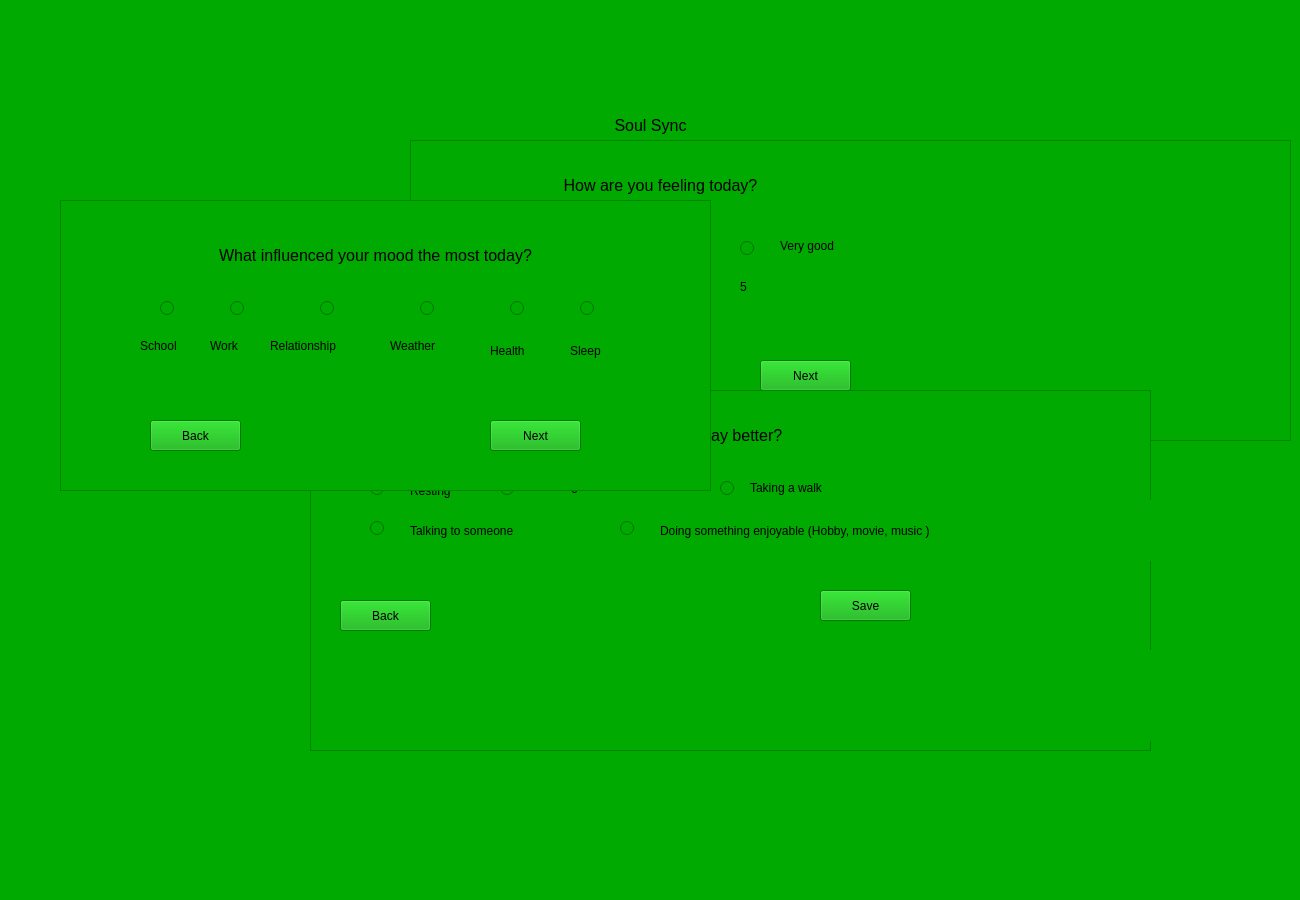
<?xml version="1.0" encoding="UTF-8"?>
<ui version="4.0">
 <class>MoodTrackerWindow</class>
 <widget class="QMainWindow" name="MoodTrackerWindow">
  <property name="geometry">
   <rect>
    <x>0</x>
    <y>0</y>
    <width>1300</width>
    <height>900</height>
   </rect>
  </property>
  <property name="windowTitle">
   <string>MainWindow</string>
  </property>
  <property name="autoFillBackground">
   <bool>false</bool>
  </property>
  <property name="styleSheet">
   <string notr="true">font: 12pt &quot;MS Shell Dlg 2&quot;;
background-color: rgb(0, 170, 0);</string>
  </property>
  <widget class="QWidget" name="centralwidget">
   <widget class="QFrame" name="mood_question1_frame">
    <property name="geometry">
     <rect>
      <x>410</x>
      <y>140</y>
      <width>881</width>
      <height>301</height>
     </rect>
    </property>
    <property name="frameShape">
     <enum>QFrame::StyledPanel</enum>
    </property>
    <property name="frameShadow">
     <enum>QFrame::Raised</enum>
    </property>
    <widget class="QRadioButton" name="mood_rate1">
     <property name="geometry">
      <rect>
       <x>130</x>
       <y>100</y>
       <width>86</width>
       <height>17</height>
      </rect>
     </property>
     <property name="styleSheet">
      <string notr="true">font: 10pt &quot;MS Shell Dlg 2&quot;;</string>
     </property>
     <property name="text">
      <string/>
     </property>
    </widget>
    <widget class="QRadioButton" name="mood_rate2">
     <property name="geometry">
      <rect>
       <x>180</x>
       <y>100</y>
       <width>86</width>
       <height>17</height>
      </rect>
     </property>
     <property name="text">
      <string/>
     </property>
    </widget>
    <widget class="QRadioButton" name="mood_rate3">
     <property name="geometry">
      <rect>
       <x>230</x>
       <y>100</y>
       <width>86</width>
       <height>17</height>
      </rect>
     </property>
     <property name="text">
      <string/>
     </property>
    </widget>
    <widget class="QRadioButton" name="mood_rate4">
     <property name="geometry">
      <rect>
       <x>280</x>
       <y>100</y>
       <width>86</width>
       <height>17</height>
      </rect>
     </property>
     <property name="text">
      <string/>
     </property>
    </widget>
    <widget class="QRadioButton" name="mood_rate5">
     <property name="geometry">
      <rect>
       <x>330</x>
       <y>100</y>
       <width>86</width>
       <height>17</height>
      </rect>
     </property>
     <property name="text">
      <string/>
     </property>
    </widget>
    <widget class="QLabel" name="label_2">
     <property name="geometry">
      <rect>
       <x>130</x>
       <y>140</y>
       <width>47</width>
       <height>13</height>
      </rect>
     </property>
     <property name="styleSheet">
      <string notr="true">font: 10pt &quot;MS Shell Dlg 2&quot;;</string>
     </property>
     <property name="text">
      <string>1</string>
     </property>
    </widget>
    <widget class="QLabel" name="label_3">
     <property name="geometry">
      <rect>
       <x>180</x>
       <y>140</y>
       <width>47</width>
       <height>13</height>
      </rect>
     </property>
     <property name="styleSheet">
      <string notr="true">font: 10pt &quot;MS Shell Dlg 2&quot;;</string>
     </property>
     <property name="text">
      <string>2</string>
     </property>
    </widget>
    <widget class="QLabel" name="label_4">
     <property name="geometry">
      <rect>
       <x>230</x>
       <y>140</y>
       <width>47</width>
       <height>13</height>
      </rect>
     </property>
     <property name="styleSheet">
      <string notr="true">font: 10pt &quot;MS Shell Dlg 2&quot;;</string>
     </property>
     <property name="text">
      <string>3</string>
     </property>
    </widget>
    <widget class="QLabel" name="label_5">
     <property name="geometry">
      <rect>
       <x>280</x>
       <y>140</y>
       <width>47</width>
       <height>13</height>
      </rect>
     </property>
     <property name="styleSheet">
      <string notr="true">font: 10pt &quot;MS Shell Dlg 2&quot;;</string>
     </property>
     <property name="text">
      <string>4</string>
     </property>
    </widget>
    <widget class="QLabel" name="label_6">
     <property name="geometry">
      <rect>
       <x>330</x>
       <y>140</y>
       <width>47</width>
       <height>13</height>
      </rect>
     </property>
     <property name="styleSheet">
      <string notr="true">font: 10pt &quot;MS Shell Dlg 2&quot;;</string>
     </property>
     <property name="text">
      <string>5</string>
     </property>
    </widget>
    <widget class="QLabel" name="label_7">
     <property name="geometry">
      <rect>
       <x>370</x>
       <y>90</y>
       <width>71</width>
       <height>31</height>
      </rect>
     </property>
     <property name="styleSheet">
      <string notr="true">font: 9pt &quot;MS Shell Dlg 2&quot;;</string>
     </property>
     <property name="text">
      <string>Very good</string>
     </property>
    </widget>
    <widget class="QLabel" name="label_8">
     <property name="geometry">
      <rect>
       <x>40</x>
       <y>90</y>
       <width>61</width>
       <height>21</height>
      </rect>
     </property>
     <property name="styleSheet">
      <string notr="true">font: 9pt &quot;MS Shell Dlg 2&quot;;</string>
     </property>
     <property name="text">
      <string>Very bad</string>
     </property>
    </widget>
    <widget class="QPushButton" name="mood_back_question1">
     <property name="geometry">
      <rect>
       <x>40</x>
       <y>220</y>
       <width>91</width>
       <height>31</height>
      </rect>
     </property>
     <property name="text">
      <string>Back</string>
     </property>
    </widget>
    <widget class="QPushButton" name="mood_next_question1">
     <property name="geometry">
      <rect>
       <x>350</x>
       <y>220</y>
       <width>91</width>
       <height>31</height>
      </rect>
     </property>
     <property name="text">
      <string>Next</string>
     </property>
    </widget>
    <widget class="QLabel" name="label_24">
     <property name="geometry">
      <rect>
       <x>80</x>
       <y>20</y>
       <width>341</width>
       <height>50</height>
      </rect>
     </property>
     <property name="font">
      <font>
       <family>MS Shell Dlg 2</family>
       <pointsize>12</pointsize>
       <weight>50</weight>
       <italic>false</italic>
       <bold>false</bold>
      </font>
     </property>
     <property name="text">
      <string>How are you feeling today?</string>
     </property>
     <property name="alignment">
      <set>Qt::AlignCenter</set>
     </property>
    </widget>
    <widget class="QLabel" name="quote_label1">
     <property name="geometry">
      <rect>
       <x>80</x>
       <y>170</y>
       <width>541</width>
       <height>41</height>
      </rect>
     </property>
     <property name="text">
      <string/>
     </property>
    </widget>
   </widget>
   <widget class="QLabel" name="label_22">
    <property name="geometry">
     <rect>
      <x>595</x>
      <y>0</y>
      <width>111</width>
      <height>101</height>
     </rect>
    </property>
    <property name="text">
     <string/>
    </property>
    <property name="pixmap">
     <pixmap>../Soul_Sync_picture.webp</pixmap>
    </property>
    <property name="scaledContents">
     <bool>true</bool>
    </property>
    <property name="alignment">
     <set>Qt::AlignCenter</set>
    </property>
   </widget>
   <widget class="QLabel" name="label_23">
    <property name="geometry">
     <rect>
      <x>570</x>
      <y>110</y>
      <width>161</width>
      <height>30</height>
     </rect>
    </property>
    <property name="font">
     <font>
      <family>MS Shell Dlg 2</family>
      <pointsize>12</pointsize>
      <weight>50</weight>
      <italic>false</italic>
      <bold>false</bold>
     </font>
    </property>
    <property name="text">
     <string>Soul Sync</string>
    </property>
    <property name="alignment">
     <set>Qt::AlignCenter</set>
    </property>
   </widget>
   <widget class="QFrame" name="mood_question3_frame">
    <property name="geometry">
     <rect>
      <x>310</x>
      <y>390</y>
      <width>841</width>
      <height>361</height>
     </rect>
    </property>
    <property name="frameShape">
     <enum>QFrame::StyledPanel</enum>
    </property>
    <property name="frameShadow">
     <enum>QFrame::Raised</enum>
    </property>
    <widget class="QRadioButton" name="mood_rest">
     <property name="geometry">
      <rect>
       <x>60</x>
       <y>90</y>
       <width>16</width>
       <height>16</height>
      </rect>
     </property>
     <property name="text">
      <string/>
     </property>
    </widget>
    <widget class="QRadioButton" name="mood_talk">
     <property name="geometry">
      <rect>
       <x>60</x>
       <y>130</y>
       <width>16</width>
       <height>16</height>
      </rect>
     </property>
     <property name="text">
      <string/>
     </property>
    </widget>
    <widget class="QRadioButton" name="mood_walk">
     <property name="geometry">
      <rect>
       <x>410</x>
       <y>90</y>
       <width>16</width>
       <height>16</height>
      </rect>
     </property>
     <property name="text">
      <string/>
     </property>
    </widget>
    <widget class="QRadioButton" name="mood_enjoy">
     <property name="geometry">
      <rect>
       <x>310</x>
       <y>130</y>
       <width>16</width>
       <height>16</height>
      </rect>
     </property>
     <property name="text">
      <string/>
     </property>
    </widget>
    <widget class="QLabel" name="label_16">
     <property name="geometry">
      <rect>
       <x>100</x>
       <y>80</y>
       <width>111</width>
       <height>41</height>
      </rect>
     </property>
     <property name="text">
      <string>Resting</string>
     </property>
    </widget>
    <widget class="QLabel" name="label_17">
     <property name="geometry">
      <rect>
       <x>100</x>
       <y>120</y>
       <width>201</width>
       <height>41</height>
      </rect>
     </property>
     <property name="text">
      <string>Talking to someone</string>
     </property>
    </widget>
    <widget class="QLabel" name="label_18">
     <property name="geometry">
      <rect>
       <x>440</x>
       <y>90</y>
       <width>141</width>
       <height>16</height>
      </rect>
     </property>
     <property name="text">
      <string>Taking a walk</string>
     </property>
    </widget>
    <widget class="QLabel" name="label_19">
     <property name="geometry">
      <rect>
       <x>350</x>
       <y>110</y>
       <width>501</width>
       <height>61</height>
      </rect>
     </property>
     <property name="text">
      <string>Doing something enjoyable (Hobby, movie, music )</string>
     </property>
    </widget>
    <widget class="QRadioButton" name="mood_music">
     <property name="geometry">
      <rect>
       <x>190</x>
       <y>90</y>
       <width>16</width>
       <height>16</height>
      </rect>
     </property>
     <property name="text">
      <string/>
     </property>
    </widget>
    <widget class="QLabel" name="label_20">
     <property name="geometry">
      <rect>
       <x>220</x>
       <y>80</y>
       <width>171</width>
       <height>31</height>
      </rect>
     </property>
     <property name="text">
      <string>Listening to music</string>
     </property>
    </widget>
    <widget class="QPushButton" name="mood_back_question3">
     <property name="geometry">
      <rect>
       <x>30</x>
       <y>210</y>
       <width>91</width>
       <height>31</height>
      </rect>
     </property>
     <property name="text">
      <string>Back</string>
     </property>
    </widget>
    <widget class="QPushButton" name="mood_next_question3">
     <property name="geometry">
      <rect>
       <x>510</x>
       <y>200</y>
       <width>91</width>
       <height>31</height>
      </rect>
     </property>
     <property name="text">
      <string>Save</string>
     </property>
    </widget>
    <widget class="QLabel" name="mood_tip_label">
     <property name="geometry">
      <rect>
       <x>60</x>
       <y>260</y>
       <width>891</width>
       <height>41</height>
      </rect>
     </property>
     <property name="text">
      <string/>
     </property>
    </widget>
    <widget class="QLabel" name="mood_quote_label">
     <property name="geometry">
      <rect>
       <x>60</x>
       <y>300</y>
       <width>911</width>
       <height>51</height>
      </rect>
     </property>
     <property name="text">
      <string/>
     </property>
    </widget>
    <widget class="QLabel" name="label_26">
     <property name="geometry">
      <rect>
       <x>140</x>
       <y>20</y>
       <width>421</width>
       <height>51</height>
      </rect>
     </property>
     <property name="font">
      <font>
       <family>MS Shell Dlg 2</family>
       <pointsize>12</pointsize>
       <weight>50</weight>
       <italic>false</italic>
       <bold>false</bold>
      </font>
     </property>
     <property name="text">
      <string>What could make your day better?</string>
     </property>
     <property name="alignment">
      <set>Qt::AlignCenter</set>
     </property>
    </widget>
   </widget>
   <widget class="QFrame" name="mood_question2_frame">
    <property name="geometry">
     <rect>
      <x>60</x>
      <y>200</y>
      <width>651</width>
      <height>291</height>
     </rect>
    </property>
    <property name="frameShape">
     <enum>QFrame::StyledPanel</enum>
    </property>
    <property name="frameShadow">
     <enum>QFrame::Raised</enum>
    </property>
    <widget class="QRadioButton" name="mood_school">
     <property name="geometry">
      <rect>
       <x>100</x>
       <y>100</y>
       <width>16</width>
       <height>16</height>
      </rect>
     </property>
     <property name="text">
      <string/>
     </property>
    </widget>
    <widget class="QRadioButton" name="mood_work">
     <property name="geometry">
      <rect>
       <x>170</x>
       <y>100</y>
       <width>16</width>
       <height>16</height>
      </rect>
     </property>
     <property name="text">
      <string/>
     </property>
    </widget>
    <widget class="QRadioButton" name="mood_relationship">
     <property name="geometry">
      <rect>
       <x>260</x>
       <y>100</y>
       <width>16</width>
       <height>16</height>
      </rect>
     </property>
     <property name="text">
      <string/>
     </property>
    </widget>
    <widget class="QRadioButton" name="mood_weather">
     <property name="geometry">
      <rect>
       <x>360</x>
       <y>100</y>
       <width>16</width>
       <height>16</height>
      </rect>
     </property>
     <property name="text">
      <string/>
     </property>
    </widget>
    <widget class="QRadioButton" name="mood_health">
     <property name="geometry">
      <rect>
       <x>450</x>
       <y>100</y>
       <width>21</width>
       <height>16</height>
      </rect>
     </property>
     <property name="text">
      <string/>
     </property>
    </widget>
    <widget class="QLabel" name="label_11">
     <property name="geometry">
      <rect>
       <x>80</x>
       <y>130</y>
       <width>71</width>
       <height>31</height>
      </rect>
     </property>
     <property name="text">
      <string>School</string>
     </property>
    </widget>
    <widget class="QLabel" name="label_12">
     <property name="geometry">
      <rect>
       <x>150</x>
       <y>130</y>
       <width>61</width>
       <height>31</height>
      </rect>
     </property>
     <property name="text">
      <string>Work</string>
     </property>
    </widget>
    <widget class="QLabel" name="label_13">
     <property name="geometry">
      <rect>
       <x>210</x>
       <y>130</y>
       <width>111</width>
       <height>31</height>
      </rect>
     </property>
     <property name="text">
      <string>Relationship</string>
     </property>
    </widget>
    <widget class="QLabel" name="label_14">
     <property name="geometry">
      <rect>
       <x>330</x>
       <y>130</y>
       <width>91</width>
       <height>31</height>
      </rect>
     </property>
     <property name="text">
      <string>Weather</string>
     </property>
    </widget>
    <widget class="QLabel" name="label_15">
     <property name="geometry">
      <rect>
       <x>430</x>
       <y>130</y>
       <width>71</width>
       <height>41</height>
      </rect>
     </property>
     <property name="text">
      <string>Health</string>
     </property>
    </widget>
    <widget class="QPushButton" name="mood_back_question2">
     <property name="geometry">
      <rect>
       <x>90</x>
       <y>220</y>
       <width>91</width>
       <height>31</height>
      </rect>
     </property>
     <property name="text">
      <string>Back</string>
     </property>
    </widget>
    <widget class="QPushButton" name="mood_next_question2">
     <property name="geometry">
      <rect>
       <x>430</x>
       <y>220</y>
       <width>91</width>
       <height>31</height>
      </rect>
     </property>
     <property name="text">
      <string>Next</string>
     </property>
    </widget>
    <widget class="QLabel" name="label_21">
     <property name="geometry">
      <rect>
       <x>510</x>
       <y>130</y>
       <width>71</width>
       <height>41</height>
      </rect>
     </property>
     <property name="text">
      <string>Sleep</string>
     </property>
    </widget>
    <widget class="QRadioButton" name="mood_sleep">
     <property name="geometry">
      <rect>
       <x>520</x>
       <y>100</y>
       <width>86</width>
       <height>17</height>
      </rect>
     </property>
     <property name="text">
      <string/>
     </property>
    </widget>
    <widget class="QLabel" name="label_25">
     <property name="enabled">
      <bool>true</bool>
     </property>
     <property name="geometry">
      <rect>
       <x>80</x>
       <y>30</y>
       <width>471</width>
       <height>50</height>
      </rect>
     </property>
     <property name="font">
      <font>
       <family>MS Shell Dlg 2</family>
       <pointsize>12</pointsize>
       <weight>50</weight>
       <italic>false</italic>
       <bold>false</bold>
      </font>
     </property>
     <property name="text">
      <string>What influenced your mood the most today?</string>
     </property>
     <property name="alignment">
      <set>Qt::AlignCenter</set>
     </property>
    </widget>
   </widget>
  </widget>
  <widget class="QMenuBar" name="menubar">
   <property name="geometry">
    <rect>
     <x>0</x>
     <y>0</y>
     <width>1300</width>
     <height>26</height>
    </rect>
   </property>
  </widget>
  <widget class="QStatusBar" name="statusbar"/>
 </widget>
 <resources/>
 <connections/>
</ui>
